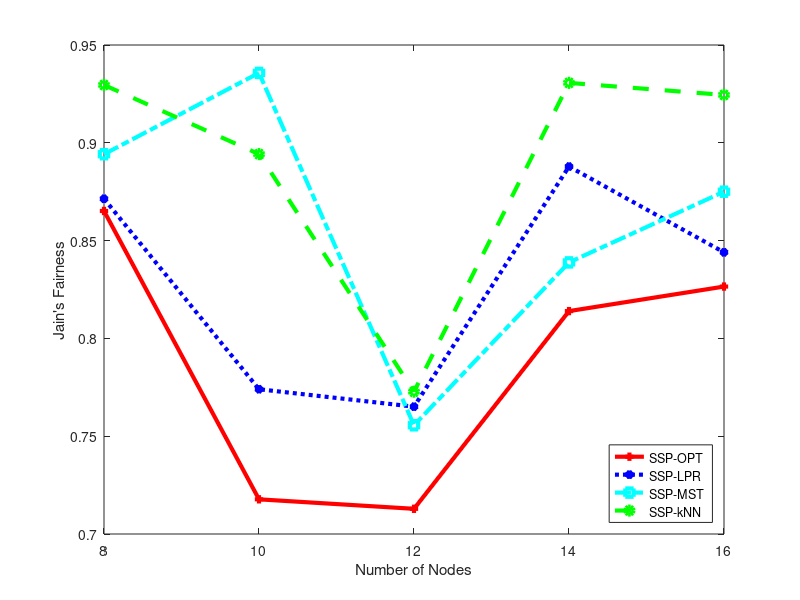

The MATLAB script that drew this image: (Note: this script raises an error after producing the figure.)
figure(4);

X = [ 8, 10, 12, 14, 16 ];

SSPOPTFI = [ 0.88141026,  0.75021552,  0.61563126,  0.788885555, 8.14e-1 ];
SSPOPTFO = [ 0.84887129,  0.68523622,  0.81012658,  0.83902059,  8.39e-1  ];
SSPLPRFI = [ 0.92406075,  0.79655781,  0.74167543,  0.8581936,   8.51e-1 ];
SSPLPRFO = [ 0.818696884, 0.751457119, 0.788522452, 0.917524808, 8.37e-1 ];
SSPMSTFI = [ 0.890779557, 0.910619469, 0.75,        0.824943897, 8.59e-1 ];
SSPMSTFO = [ 0.897543901, 0.960827034, 0.76119403,  0.8527529,   8.91e-1 ];
SSPkNNFI = [ 0.925954493, 0.899750934, 0.766077705, 0.909281895, 0.911905 ];
SSPkNNFO = [ 0.933151963, 0.888683887, 0.779404658, 0.951988447, 0.937037 ];

SSPOPT = (SSPOPTFI + SSPOPTFO) / 2
SSPLPR = (SSPLPRFI + SSPLPRFO) / 2
SSPMST = (SSPMSTFI + SSPMSTFO) / 2
SSPkNN = (SSPkNNFI + SSPkNNFO) / 2

plot(X,SSPOPT,'-+r','LineWidth',3);

hold on;

plot(X,SSPLPR,':*b','LineWidth',3);
plot(X,SSPMST,'-.sc','LineWidth',3);
plot(X,SSPkNN,'--og ','LineWidth',3);

xlabel('Number of Nodes');
ylabel("Jain's Fairness");

legend('SSP-OPT','SSP-LPR','SSP-MST', 'SSP-kNN',  "Location", "SouthEast")

set(gca, 'XTickMode', 'manual', 'XTick', X);

hold off;

fixAxes;

print(4, "fairness.eps", "-deps");
print(4, "fairness.pdf", "-dpdf");
